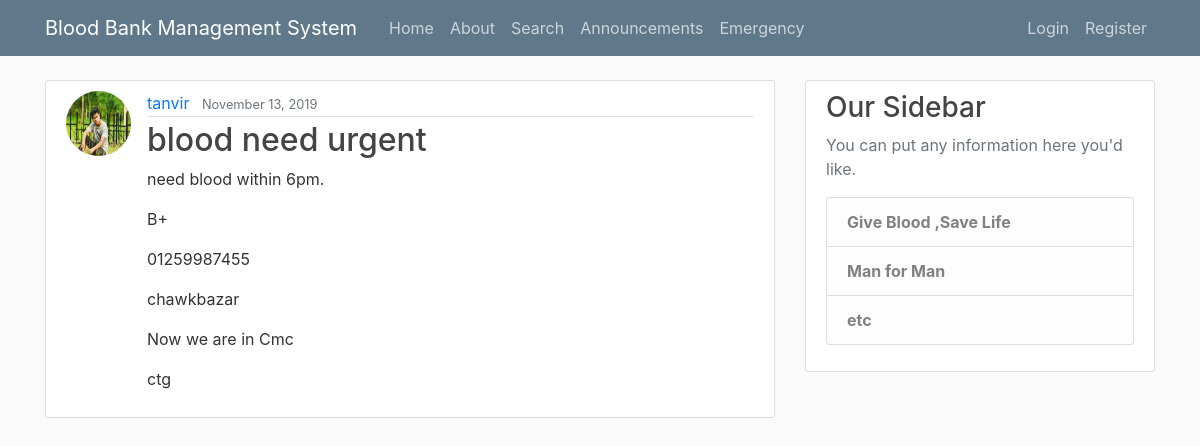
The page /post/39/ on the database its author committed.
### blog/models.py (models this page shows, shortened)
class Post(models.Model):
    title = models.CharField(max_length=100)
    blood =  models.CharField(max_length=100, null=False)
    content = models.TextField(null=True)
    address = models.CharField(max_length=50 )
    phone	= models.CharField(max_length=100, null= True)
    medical = models.CharField(max_length=50, default='Now we are in ')
    rigion = models.CharField(max_length=30 , null=True)
    date_posted = models.DateTimeField(default=timezone.now)
    author = models.ForeignKey(User, on_delete=models.CASCADE)

### users/models.py (models this page shows, shortened)
class Profile(models.Model):
	user = models.OneToOneField(User, on_delete=models.CASCADE)
	image = models.ImageField(default='default.jpg',upload_to='profile_pics')

### blog/views.py (the view)
# urls.py: path('post/<int:pk>/', PostDetailView.as_view(), name='post-detail'),
class PostDetailView(DetailView):
    model = Post

### blog/templates/blog/post_detail.html (shortened to what this page needs)
{% extends "blog/base.html" %}
{% block content %}
	<article class="media content-section">
		<img class='rounded-circle article-img' src="{{ object.author.profile.image.url }}">
	  <div class="media-body">
	    <div class="article-metadata">
	      <a class="mr-2" href="{% url 'user-posts' object.author.username %}">{{ object.author }}</a>
	      <small class="text-muted">{{ object.date_posted | date:"F d, Y" }}</small>
	    </div>
		    <h2 class="article-title">{{ object.title }}</h2>
		    <p class="article-content">{{ object.content }}</p>
		    <p class="article-content">{{ object.blood }}</p>
		    <p class="article-content">{{ object.phone }}</p>
		    <p class="article-content">{{ object.address }}</p>
		    <p class="article-content">{{ object.medical }}</p>
		    <p class="article-content">{{ object.rigion }}</p>
		  </div>
	</article>
{% endblock content %}

### blog/static/blog/main.css (style rules this page uses)
body { background: #fafafa; color: #333333; margin-top: 5rem; }
h1, h2, h3, h4, h5, h6 { color: #444444; }
.content-section { background: #ffffff; padding: 10px 20px; border: 1px solid #dddddd; border-radius: 3px; margin-bottom: 20px; }
.article-title { color: #444444; }
.article-content { white-space: pre-line; }
.article-img { height: 65px; width: 65px; margin-right: 16px; }
.article-metadata { padding-bottom: 1px; margin-bottom: 4px; border-bottom: 1px solid #e3e3e3 }

### rows shown on the page
Post: author.profile.image (picture), author "tanvir", date_posted "November 13, 2019", title "blood need urgent", content "need blood within 6pm.", blood "B+", phone "01259987455", address "chawkbazar", medical "Now we are in Cmc", rigion "ctg"
